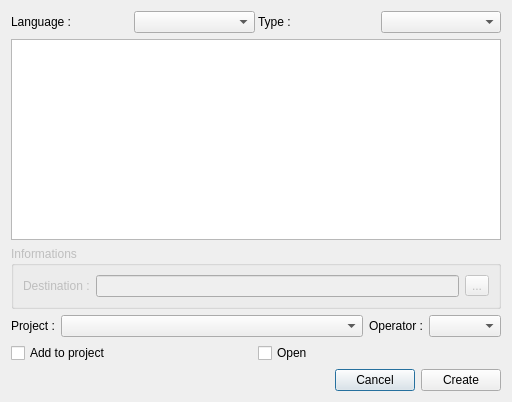
<ui version="4.0" >
 <class>UITemplatesWizard</class>
 <widget class="QDialog" name="UITemplatesWizard" >
  <property name="geometry" >
   <rect>
    <x>0</x>
    <y>0</y>
    <width>512</width>
    <height>402</height>
   </rect>
  </property>
  <property name="windowTitle" >
   <string>Templates Wizard</string>
  </property>
  <layout class="QVBoxLayout" >
   <item>
    <layout class="QHBoxLayout" >
     <property name="spacing" >
      <number>3</number>
     </property>
     <property name="leftMargin" >
      <number>0</number>
     </property>
     <property name="topMargin" >
      <number>0</number>
     </property>
     <property name="rightMargin" >
      <number>0</number>
     </property>
     <property name="bottomMargin" >
      <number>0</number>
     </property>
     <item>
      <widget class="QLabel" name="lLanguage" >
       <property name="text" >
        <string>Language :</string>
       </property>
      </widget>
     </item>
     <item>
      <widget class="QComboBox" name="cbLanguages" >
       <property name="toolTip" >
        <string>Choose the language in witch you want to pick templates</string>
       </property>
      </widget>
     </item>
     <item>
      <widget class="QLabel" name="lType" >
       <property name="text" >
        <string>Type :</string>
       </property>
      </widget>
     </item>
     <item>
      <widget class="QComboBox" name="cbTypes" />
     </item>
    </layout>
   </item>
   <item>
    <widget class="QListWidget" name="lwTemplates" >
     <property name="toolTip" >
      <string>Choose a template</string>
     </property>
     <property name="editTriggers" >
      <set>QAbstractItemView::NoEditTriggers</set>
     </property>
     <property name="iconSize" >
      <size>
       <width>32</width>
       <height>32</height>
      </size>
     </property>
     <property name="textElideMode" >
      <enum>Qt::ElideNone</enum>
     </property>
     <property name="movement" >
      <enum>QListView::Static</enum>
     </property>
     <property name="resizeMode" >
      <enum>QListView::Adjust</enum>
     </property>
     <property name="viewMode" >
      <enum>QListView::IconMode</enum>
     </property>
    </widget>
   </item>
   <item>
    <widget class="QGroupBox" name="gbInformations" >
     <property name="enabled" >
      <bool>false</bool>
     </property>
     <property name="title" >
      <string>Informations</string>
     </property>
     <layout class="QGridLayout" >
      <item row="0" column="0" >
       <widget class="QLabel" name="lDestination" >
        <property name="text" >
         <string>Destination :</string>
        </property>
       </widget>
      </item>
      <item row="0" column="1" >
       <layout class="QHBoxLayout" >
        <item>
         <widget class="QLineEdit" name="leDestination" >
          <property name="toolTip" >
           <string>File Destination</string>
          </property>
         </widget>
        </item>
        <item>
         <widget class="QToolButton" name="tbDestination" >
          <property name="toolTip" >
           <string>Click to select a folder for your file(s)</string>
          </property>
          <property name="text" >
           <string>...</string>
          </property>
         </widget>
        </item>
       </layout>
      </item>
     </layout>
    </widget>
   </item>
   <item>
    <layout class="QHBoxLayout" >
     <item>
      <widget class="QLabel" name="lProject" >
       <property name="text" >
        <string>Project :</string>
       </property>
      </widget>
     </item>
     <item>
      <widget class="pTreeComboBox" name="cbProjects" >
       <property name="sizePolicy" >
        <sizepolicy vsizetype="Fixed" hsizetype="Expanding" >
         <horstretch>0</horstretch>
         <verstretch>0</verstretch>
        </sizepolicy>
       </property>
       <property name="toolTip" >
        <string>Choose the project in witch you want to add file(s)</string>
       </property>
      </widget>
     </item>
     <item>
      <widget class="QLabel" name="lOperators" >
       <property name="text" >
        <string>Operator :</string>
       </property>
      </widget>
     </item>
     <item>
      <widget class="QComboBox" name="cbOperators" />
     </item>
    </layout>
   </item>
   <item>
    <layout class="QHBoxLayout" >
     <property name="spacing" >
      <number>3</number>
     </property>
     <property name="leftMargin" >
      <number>0</number>
     </property>
     <property name="topMargin" >
      <number>0</number>
     </property>
     <property name="rightMargin" >
      <number>0</number>
     </property>
     <property name="bottomMargin" >
      <number>0</number>
     </property>
     <item>
      <widget class="QCheckBox" name="cbAddToProject" >
       <property name="toolTip" >
        <string>If checked, file(s) will be add to the current selected project</string>
       </property>
       <property name="text" >
        <string>Add to project</string>
       </property>
      </widget>
     </item>
     <item>
      <widget class="QCheckBox" name="cbOpen" >
       <property name="toolTip" >
        <string>If checked the file(s) will be opened at the wizard end</string>
       </property>
       <property name="text" >
        <string>Open</string>
       </property>
      </widget>
     </item>
    </layout>
   </item>
   <item>
    <layout class="QHBoxLayout" >
     <item>
      <spacer>
       <property name="orientation" >
        <enum>Qt::Horizontal</enum>
       </property>
       <property name="sizeHint" >
        <size>
         <width>261</width>
         <height>21</height>
        </size>
       </property>
      </spacer>
     </item>
     <item>
      <widget class="QPushButton" name="pbCancel" >
       <property name="text" >
        <string>Cancel</string>
       </property>
      </widget>
     </item>
     <item>
      <widget class="QPushButton" name="pbCreate" >
       <property name="text" >
        <string>Create</string>
       </property>
      </widget>
     </item>
    </layout>
   </item>
  </layout>
 </widget>
 <customwidgets>
  <customwidget>
   <class>pTreeComboBox</class>
   <extends>QComboBox</extends>
   <header>pTreeComboBox.h</header>
  </customwidget>
 </customwidgets>
 <resources>
  <include location="../../resources/resources.qrc" />
 </resources>
 <connections>
  <connection>
   <sender>pbCancel</sender>
   <signal>clicked()</signal>
   <receiver>UITemplatesWizard</receiver>
   <slot>reject()</slot>
   <hints>
    <hint type="sourcelabel" >
     <x>153</x>
     <y>335</y>
    </hint>
    <hint type="destinationlabel" >
     <x>160</x>
     <y>379</y>
    </hint>
   </hints>
  </connection>
 </connections>
</ui>
